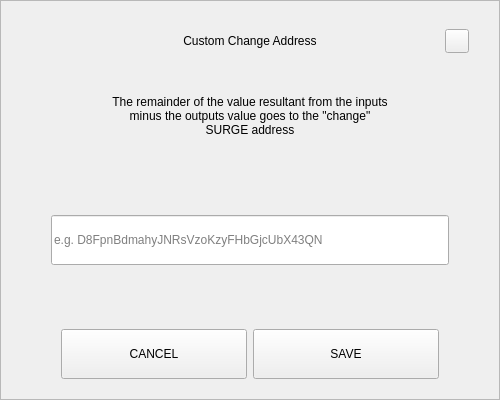
<?xml version="1.0" encoding="UTF-8"?>
<ui version="4.0">
 <class>SendChangeAddressDialog</class>
 <widget class="QDialog" name="SendChangeAddressDialog">
  <property name="geometry">
   <rect>
    <x>0</x>
    <y>0</y>
    <width>500</width>
    <height>400</height>
   </rect>
  </property>
  <property name="windowTitle">
   <string>Dialog</string>
  </property>
  <layout class="QVBoxLayout" name="verticalLayout">
   <property name="spacing">
    <number>0</number>
   </property>
   <property name="leftMargin">
    <number>0</number>
   </property>
   <property name="topMargin">
    <number>0</number>
   </property>
   <property name="rightMargin">
    <number>0</number>
   </property>
   <property name="bottomMargin">
    <number>0</number>
   </property>
   <item>
    <widget class="QFrame" name="frame">
     <property name="styleSheet">
      <string notr="true"/>
     </property>
     <property name="frameShape">
      <enum>QFrame::StyledPanel</enum>
     </property>
     <property name="frameShadow">
      <enum>QFrame::Raised</enum>
     </property>
     <layout class="QVBoxLayout" name="verticalLayout_2" stretch="0,0,0,0,0,0,0">
      <property name="spacing">
       <number>0</number>
      </property>
      <property name="leftMargin">
       <number>30</number>
      </property>
      <property name="topMargin">
       <number>20</number>
      </property>
      <property name="rightMargin">
       <number>30</number>
      </property>
      <property name="bottomMargin">
       <number>20</number>
      </property>
      <item>
       <layout class="QHBoxLayout" name="horizontalLayout_3">
        <property name="spacing">
         <number>0</number>
        </property>
        <item>
         <spacer name="horizontalSpacer_2">
          <property name="orientation">
           <enum>Qt::Horizontal</enum>
          </property>
          <property name="sizeHint" stdset="0">
           <size>
            <width>40</width>
            <height>20</height>
           </size>
          </property>
         </spacer>
        </item>
        <item>
         <widget class="QLabel" name="labelTitle">
          <property name="minimumSize">
           <size>
            <width>0</width>
            <height>40</height>
           </size>
          </property>
          <property name="maximumSize">
           <size>
            <width>16777215</width>
            <height>40</height>
           </size>
          </property>
          <property name="styleSheet">
           <string notr="true">padding-left:24px;</string>
          </property>
          <property name="text">
           <string>Custom Change Address</string>
          </property>
          <property name="alignment">
           <set>Qt::AlignCenter</set>
          </property>
          <property name="margin">
           <number>7</number>
          </property>
         </widget>
        </item>
        <item>
         <spacer name="horizontalSpacer">
          <property name="orientation">
           <enum>Qt::Horizontal</enum>
          </property>
          <property name="sizeHint" stdset="0">
           <size>
            <width>40</width>
            <height>20</height>
           </size>
          </property>
         </spacer>
        </item>
        <item>
         <widget class="QPushButton" name="btnEsc">
          <property name="minimumSize">
           <size>
            <width>24</width>
            <height>24</height>
           </size>
          </property>
          <property name="maximumSize">
           <size>
            <width>24</width>
            <height>24</height>
           </size>
          </property>
          <property name="focusPolicy">
           <enum>Qt::NoFocus</enum>
          </property>
          <property name="text">
           <string/>
          </property>
         </widget>
        </item>
       </layout>
      </item>
      <item>
       <spacer name="verticalSpacer_2">
        <property name="orientation">
         <enum>Qt::Vertical</enum>
        </property>
        <property name="sizeType">
         <enum>QSizePolicy::Fixed</enum>
        </property>
        <property name="sizeHint" stdset="0">
         <size>
          <width>20</width>
          <height>20</height>
         </size>
        </property>
       </spacer>
      </item>
      <item alignment="Qt::AlignHCenter">
       <widget class="QLabel" name="labelMessage">
        <property name="minimumSize">
         <size>
          <width>0</width>
          <height>70</height>
         </size>
        </property>
        <property name="text">
         <string>The remainder of the value resultant from the inputs minus the outputs value goes to the &quot;change&quot; SURGE address</string>
        </property>
        <property name="alignment">
         <set>Qt::AlignCenter</set>
        </property>
        <property name="wordWrap">
         <bool>true</bool>
        </property>
       </widget>
      </item>
      <item>
       <spacer name="verticalSpacer_3">
        <property name="orientation">
         <enum>Qt::Vertical</enum>
        </property>
        <property name="sizeHint" stdset="0">
         <size>
          <width>20</width>
          <height>40</height>
         </size>
        </property>
       </spacer>
      </item>
      <item>
       <layout class="QHBoxLayout" name="horizontalLayout_2">
        <property name="spacing">
         <number>0</number>
        </property>
        <property name="leftMargin">
         <number>20</number>
        </property>
        <property name="rightMargin">
         <number>20</number>
        </property>
        <item>
         <widget class="QLineEdit" name="lineEditAddress">
          <property name="minimumSize">
           <size>
            <width>0</width>
            <height>50</height>
           </size>
          </property>
          <property name="placeholderText">
           <string notr="true">e.g. D8FpnBdmahyJNRsVzoKzyFHbGjcUbX43QN</string>
          </property>
         </widget>
        </item>
       </layout>
      </item>
      <item>
       <spacer name="verticalSpacer">
        <property name="orientation">
         <enum>Qt::Vertical</enum>
        </property>
        <property name="sizeHint" stdset="0">
         <size>
          <width>20</width>
          <height>40</height>
         </size>
        </property>
       </spacer>
      </item>
      <item>
       <layout class="QHBoxLayout" name="horizontalLayout" stretch="2,2">
        <property name="spacing">
         <number>6</number>
        </property>
        <property name="leftMargin">
         <number>30</number>
        </property>
        <property name="rightMargin">
         <number>30</number>
        </property>
        <item>
         <widget class="QPushButton" name="btnCancel">
          <property name="minimumSize">
           <size>
            <width>180</width>
            <height>50</height>
           </size>
          </property>
          <property name="focusPolicy">
           <enum>Qt::NoFocus</enum>
          </property>
          <property name="text">
           <string>CANCEL</string>
          </property>
         </widget>
        </item>
        <item>
         <widget class="QPushButton" name="btnSave">
          <property name="minimumSize">
           <size>
            <width>180</width>
            <height>50</height>
           </size>
          </property>
          <property name="focusPolicy">
           <enum>Qt::NoFocus</enum>
          </property>
          <property name="text">
           <string>SAVE</string>
          </property>
         </widget>
        </item>
       </layout>
      </item>
     </layout>
    </widget>
   </item>
  </layout>
 </widget>
 <resources/>
 <connections/>
</ui>
